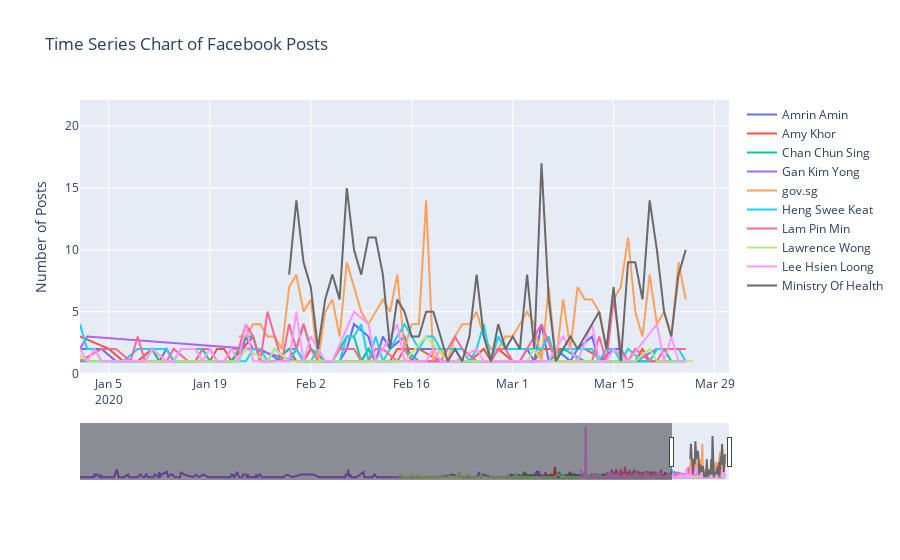

Notebook code for this chart:
### Markdown cell above
## Plot Time Series Chart

Plot time series chart of the number of Facebook posts per day, made by the relevant government agencies and persons

### Code cell
import plotly.graph_objects as go

fig = go.Figure()


fig.add_trace(go.Scatter(x=amrin_amin['date'], y=amrin_amin['counts'], name="Amrin Amin",
                         ))

fig.add_trace(go.Scatter(x=amy_khor['date'], y=amy_khor['counts'], name="Amy Khor",
                         ))

fig.add_trace(go.Scatter(x=chan_chunsing['date'], y=chan_chunsing['counts'], name="Chan Chun Sing",
                         ))

fig.add_trace(go.Scatter(x=gan_kimyong['date'], y=gan_kimyong['counts'], name="Gan Kim Yong",
                         ))

fig.add_trace(go.Scatter(x=gov_sg['date'], y=gov_sg['counts'], name="gov.sg",
                         ))

fig.add_trace(go.Scatter(x=heng_sweekeat['date'], y=heng_sweekeat['counts'], name="Heng Swee Keat",
                         ))

fig.add_trace(go.Scatter(x=lam_pinmin['date'], y=lam_pinmin['counts'], name="Lam Pin Min",
                         ))

fig.add_trace(go.Scatter(x=lawrence_wong['date'], y=lawrence_wong['counts'], name="Lawrence Wong",
                         ))

fig.add_trace(go.Scatter(x=lee_hsienloong['date'], y=lee_hsienloong['counts'], name="Lee Hsien Loong",
                         ))

fig.add_trace(go.Scatter(x=moh['date'], y=moh['counts'], name="Ministry Of Health",
                        line_color='dimgray'))



fig.update_layout(xaxis_range = ['2020-01-01', '2020-03-31'],
                title_text = 'Time Series Chart of Facebook Posts',
                xaxis_rangeslider_visible = True,
                yaxis_title = 'Number of Posts')

fig.show()

### Figure 1 — Plotly figure (JSON) as saved in the notebook; plotly's stock layout.template omitted (floating-point values rounded to 4 significant figures; data arrays with more than 128 entries replaced by an {"elided": "..."} marker saying what was removed)
{"data": [{"name": "Amrin Amin", "type": "scatter", "x": {"elided": "188 str values"}, "y": {"elided": "188 int values"}}, {"name": "Amy Khor", "type": "scatter", "x": {"elided": "207 str values"}, "y": {"elided": "207 int values"}}, {"name": "Chan Chun Sing", "type": "scatter", "x": {"elided": "216 str values"}, "y": {"elided": "216 int values"}}, {"name": "Gan Kim Yong", "type": "scatter", "x": {"elided": "206 str values"}, "y": {"elided": "206 int values"}}, {"name": "gov.sg", "type": "scatter", "x": ["2020-01-23T00:00:00", "2020-01-24T00:00:00", "2020-01-25T00:00:00", "2020-01-26T00:00:00", "2020-01-27T00:00:00", "2020-01-28T00:00:00", "2020-01-29T00:00:00", "2020-01-30T00:00:00", "2020-01-31T00:00:00", "2020-02-01T00:00:00", "2020-02-02T00:00:00", "2020-02-03T00:00:00", "2020-02-04T00:00:00", "2020-02-05T00:00:00", "2020-02-06T00:00:00", "2020-02-07T00:00:00", "2020-02-08T00:00:00", "2020-02-09T00:00:00", "2020-02-10T00:00:00", "2020-02-11T00:00:00", "2020-02-12T00:00:00", "2020-02-13T00:00:00", "2020-02-14T00:00:00", "2020-02-15T00:00:00", "2020-02-16T00:00:00", "2020-02-17T00:00:00", "2020-02-18T00:00:00", "2020-02-19T00:00:00", "2020-02-20T00:00:00", "2020-02-21T00:00:00", "2020-02-22T00:00:00", "2020-02-23T00:00:00", "2020-02-24T00:00:00", "2020-02-25T00:00:00", "2020-02-26T00:00:00", "2020-02-27T00:00:00", "2020-02-28T00:00:00", "2020-02-29T00:00:00", "2020-03-01T00:00:00", "2020-03-02T00:00:00", "2020-03-03T00:00:00", "2020-03-04T00:00:00", "2020-03-05T00:00:00", "2020-03-06T00:00:00", "2020-03-07T00:00:00", "2020-03-08T00:00:00", "2020-03-09T00:00:00", "2020-03-10T00:00:00", "2020-03-11T00:00:00", "2020-03-12T00:00:00", "2020-03-13T00:00:00", "2020-03-14T00:00:00", "2020-03-15T00:00:00", "2020-03-16T00:00:00", "2020-03-17T00:00:00", "2020-03-18T00:00:00", "2020-03-19T00:00:00", "2020-03-20T00:00:00", "2020-03-21T00:00:00", "2020-03-22T00:00:00", "2020-03-23T00:00:00", "2020-03-24T00:00:00", "2020-03-25T00:00:00"], "y": [3, 3, 4, 4, 3, 3, 2, 7, 8, 5, 6, 1, 5, 6, 3, 9, 7, 5, 4, 5, 6, 5, 8, 2, 4, 4, 14, 1, 2, 1, 3, 4, 4, 5, 3, 2, 2, 3, 3, 4, 5, 4, 1, 7, 1, 6, 2, 7, 6, 6, 5, 2, 6, 7, 11, 5, 3, 8, 4, 5, 3, 9, 6]}, {"name": "Heng Swee Keat", "type": "scatter", "x": {"elided": "166 str values"}, "y": {"elided": "166 int values"}}, {"name": "Lam Pin Min", "type": "scatter", "x": {"elided": "153 str values"}, "y": {"elided": "153 int values"}}, {"name": "Lawrence Wong", "type": "scatter", "x": {"elided": "251 str values"}, "y": {"elided": "251 int values"}}, {"name": "Lee Hsien Loong", "type": "scatter", "x": {"elided": "174 str values"}, "y": {"elided": "174 int values"}}, {"line": {"color": "dimgray"}, "name": "Ministry Of Health", "type": "scatter", "x": ["2020-01-30T00:00:00", "2020-01-31T00:00:00", "2020-02-01T00:00:00", "2020-02-02T00:00:00", "2020-02-03T00:00:00", "2020-02-04T00:00:00", "2020-02-05T00:00:00", "2020-02-06T00:00:00", "2020-02-07T00:00:00", "2020-02-08T00:00:00", "2020-02-09T00:00:00", "2020-02-10T00:00:00", "2020-02-11T00:00:00", "2020-02-12T00:00:00", "2020-02-13T00:00:00", "2020-02-14T00:00:00", "2020-02-15T00:00:00", "2020-02-16T00:00:00", "2020-02-17T00:00:00", "2020-02-18T00:00:00", "2020-02-19T00:00:00", "2020-02-20T00:00:00", "2020-02-21T00:00:00", "2020-02-22T00:00:00", "2020-02-23T00:00:00", "2020-02-24T00:00:00", "2020-02-25T00:00:00", "2020-02-26T00:00:00", "2020-02-27T00:00:00", "2020-02-28T00:00:00", "2020-02-29T00:00:00", "2020-03-01T00:00:00", "2020-03-02T00:00:00", "2020-03-03T00:00:00", "2020-03-04T00:00:00", "2020-03-05T00:00:00", "2020-03-06T00:00:00", "2020-03-07T00:00:00", "2020-03-08T00:00:00", "2020-03-09T00:00:00", "2020-03-10T00:00:00", "2020-03-11T00:00:00", "2020-03-12T00:00:00", "2020-03-13T00:00:00", "2020-03-14T00:00:00", "2020-03-15T00:00:00", "2020-03-16T00:00:00", "2020-03-17T00:00:00", "2020-03-18T00:00:00", "2020-03-19T00:00:00", "2020-03-20T00:00:00", "2020-03-21T00:00:00", "2020-03-22T00:00:00", "2020-03-23T00:00:00", "2020-03-24T00:00:00", "2020-03-25T00:00:00"], "y": [8, 14, 9, 7, 2, 6, 8, 6, 15, 10, 8, 11, 11, 8, 2, 6, 5, 3, 3, 5, 5, 3, 1, 2, 1, 3, 8, 3, 1, 4, 2, 3, 2, 8, 2, 17, 6, 1, 2, 3, 2, 3, 4, 5, 2, 7, 1, 9, 9, 6, 14, 10, 5, 3, 8, 10]}], "layout": {"title": {"text": "Time Series Chart of Facebook Posts"}, "xaxis": {"range": ["2020-01-01", "2020-03-31"], "rangeslider": {"visible": true}}, "yaxis": {"title": {"text": "Number of Posts"}}}}
